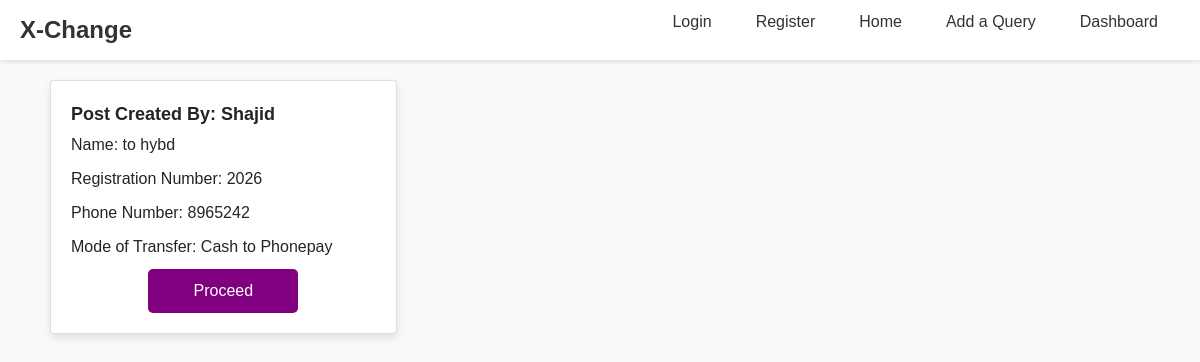
The app's page /money/detail/2/ (signed in) with its own data.
### myapp/models.py (models this page shows, shortened)
class AddQuery(models.Model):
    seller = models.ForeignKey(User, on_delete=models.CASCADE)
    name = models.CharField(max_length=100, unique=True)
    registration_number = models.CharField(max_length=20)
    phone_number = models.CharField(max_length=15)
    checkbox_field = models.BooleanField(default=False)
    RADIO_CHOICES = (
        ("PhonePay to Cash", "PhonePay to Cash"),
        ("Cash to Phonepay", "Cash to Phonepay"),
    )
    radio_field = models.CharField(max_length=100, choices=RADIO_CHOICES)

### myapp/views.py (the view)
# urls.py: path("detail/<int:id>/", views.detail, name="detail"),
def detail(request, id):
    query = AddQuery.objects.get(id=id)
    username = request.user.username
    try:
        current_profile = profile.objects.get(
            user=request.user
        )  # Retrieve the profile associated with the current user
        registration_number = current_profile.Roll
        phone_number = current_profile.call
    except profile.DoesNotExist:
        registration_number = None
    return render(
        request,
        "myapp/detail.html",
        {
            "query": query,
            "username": username,
            "registration_number": registration_number,
            "phone_number": phone_number,
        },
    )

### myapp/templates/myapp/detail.html (shortened to what this page needs)
<!DOCTYPE html>
<html lang="en">
  <head>
    <link
      rel="stylesheet"
      href="https://stackpath.bootstrapcdn.com/bootstrap/4.3.1/css/bootstrap.min.css"
    />
  </head>
  <body>
    <nav>
      <h3>X-Change</h3>
      <ul>
        <li><a href="{% url 'login'%}">Login</a></li>
        <li><a href="{% url 'register'%}">Register</a></li>
        <li><a href="{% url 'home'%}">Home</a></li>
        <li><a href="{% url 'create_query'%}">Add a Query</a></li>
        <li><a href="{% url 'dashboard'%}">Dashboard</a></li>
      </ul>
    </nav>
    <div class="container">
      <div class="row">
        <div class="col-md-4">
          <div class="card">
            <div class="card-body">
              <div class="card-title">Post Created By: {{ query.seller }}</div>
              <div class="details">Name: {{ query.name }}</div>
              <div class="details">
                Registration Number: {{ query.registration_number }}
              </div>
              <div class="details">Phone Number: {{ query.phone_number }}</div>
              <div class="details">
                Mode of Transfer: {{ query.radio_field }}
              </div>
              <div class="add-to-cart">
                <form method="POST" action="{% url 'add_query' %}">
                  <button type="submit" class="add-to-cart-btn">Proceed</button>
                </form>
              </div>
            </div>
          </div>
        </div>
      </div>
    </div>
  </body>
</html>

### myapp/templates/myapp/detail.html (style rules this page uses)
* { margin: 0; padding: 0; box-sizing: border-box; }
body { font-family: Arial, sans-serif; background-color: #f8f9fa; }
nav { background-color: #ffffff; padding: 10px 20px; display: flex; justify-content: space-between; align-items: center; box-shadow: 0 2px 4px rgba(0, 0, 0, 0.1); }
nav h3 { margin: 0; font-size: 24px; font-weight: bold; color: #333; }
nav ul { list-style-type: none; display: flex; }
nav ul li { margin: 0 10px; }
nav ul li a { text-decoration: none; color: #333; padding: 8px 12px; border-radius: 5px; transition: background-color 0.3s ease; }
.container { padding: 20px; }
.card { margin-bottom: 20px; box-shadow: 0 4px 8px rgba(0, 0, 0, 0.1); transition: transform 0.3s; }
.card-body { padding: 20px; }
.card-title { font-size: 18px; font-weight: bold; margin-bottom: 5px; }
.details { font-size: 16px; margin-bottom: 10px; }
.add-to-cart-btn { display: block; width: 150px; margin: auto; background-color: purple; color: #fff; border: none; border-radius: 5px; padding: 10px 0; text-align: center; cursor: pointer; transition: background-color 0.3s ease; }

### records on screen
AddQuery: seller "Shajid", name "to hybd", registration_number "2026", phone_number "8965242", radio_field "Cash to Phonepay"
